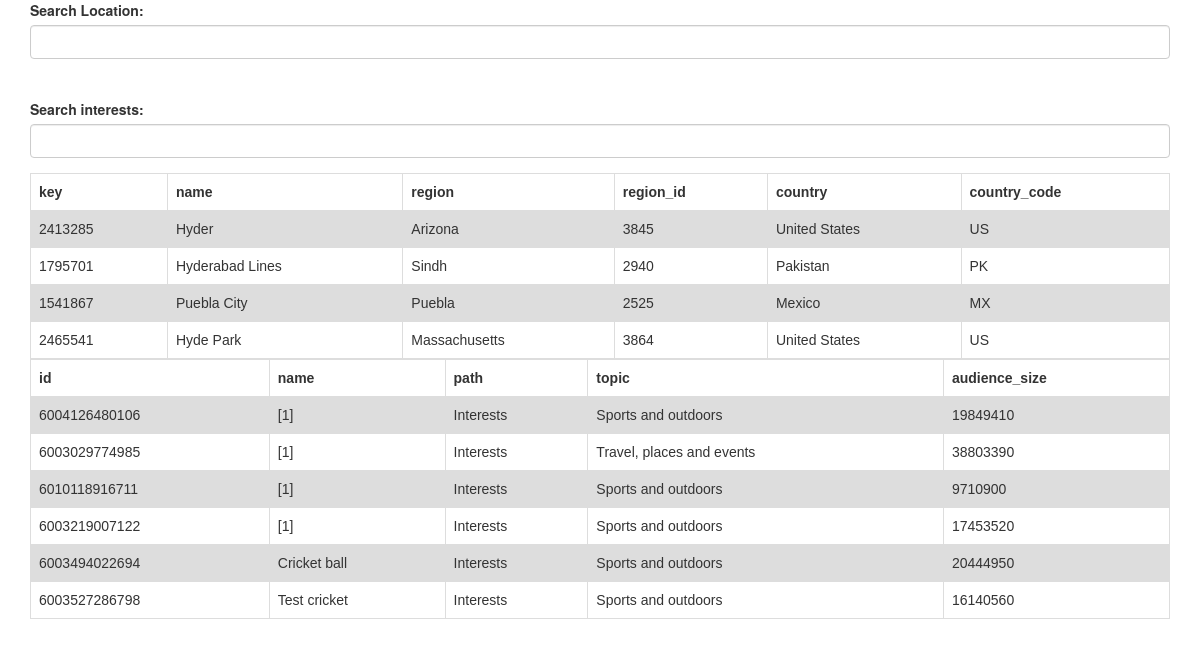
The page / on the database its author committed.
### Targeting/models.py (models this page shows)
class LocationModel(models.Model):
    dbid = models.AutoField(primary_key=True)
    key = models.CharField(max_length=50)
    name = models.CharField(blank=True, null=True, max_length=50)
    region_id = models.CharField(blank=True, null=True, max_length=50)
    region = models.CharField(blank=True, null=True, max_length=50)
    country = models.CharField(blank=True, null=True, max_length=50)
    country_code = models.CharField(blank=True, null=True, max_length=100)
    class Meta:
        db_table = TargetingConfig.name+"_location"

class InterestModel(models.Model):
    dbid = models.AutoField(primary_key=True)
    id = models.CharField(max_length=50)
    name = models.CharField(blank=True, null=True, max_length=50)
    path = models.CharField(blank=True, null=True, max_length=50)
    topic = models.CharField(blank=True, null=True, max_length=50)
    audience_size = models.CharField(blank=True, null=True, max_length=50)
    class Meta:
        db_table = TargetingConfig.name+"_interest"

### TargetingSearch/views.py (the view)
# urls.py: path(r'', index),
def index(request):
    return render(request, 'index.html',  {'locations': LocationModel.objects.all(), 'interests': InterestModel.objects.all()})

### templates/index.html (shortened to what this page needs)
<!DOCTYPE html>
<html>
<head>
    <link rel="stylesheet" href="https://maxcdn.bootstrapcdn.com/bootstrap/3.4.0/css/bootstrap.min.css">
    <link rel="stylesheet" type="text/css" href="https://ajax.googleapis.com/ajax/libs/jqueryui/1.8/themes/base/jquery-ui.css" />
</head>
<body>
    <div class="container">
        <div class= "form-group">
            <label for="hint">Search Location:</label>
            <input type="text" id="hint" class="form-control" name="hint" />
        {% block locations %}
            <table>
        <tr>
            <th>key</th>
            <th>name</th>
            <th>region</th>
            <th>region_id</th>
            <th>country</th>
            <th>country_code</th>
        </tr>
        {% for location in locations %}
            <tr>
            <td>{{location.key}}</td>
            <td>{{location.name}}</td>
            <td>{{location.region}}</td>
            <td>{{location.region_id}}</td>
            <td>{{location.country}}</td>
            <td>{{location.country_code}}</td>
            </tr>
        {% endfor %}
        {% endblock  %}
        </div>
            <br><br>
        <div class= "form-group">
            <label for="interest">Search interests:</label>
            <input type="text" id="interest" class="form-control" name="interest" />
        {% block interests %}
            <table>
        <tr>
            <th>id</th>
            <th>name</th>
            <th>path</th>
            <th>topic</th>
            <th>audience_size</th>
        </tr>
        {% for interest in interests %}
            <tr>
            <td>{{interest.id}}</td>
            <td>{{interest.name}}</td>
            <td>{{interest.path}}</td>
            <td>{{interest.topic}}</td>
            <td>{{interest.audience_size}}</td>
            </tr>
        {% endfor %}
        {% endblock  %}
        </div>
    </div>
</body>
</html>

### templates/index.html (style rules this page uses)
table { font-family: arial, sans-serif; border-collapse: collapse; width: 100%; display:table; }
td, th { border: 1px solid #dddddd; text-align: left; padding: 8px; }
tr:nth-child(even) { background-color: #dddddd; }

### rows shown on the page
LocationModel: key "2413285", name "Hyder", region "Arizona", region_id "3845", country "United States", country_code "US"
LocationModel: key "1795701", name "Hyderabad Lines", region "Sindh", region_id "2940", country "Pakistan", country_code "PK"
LocationModel: key "1541867", name "Puebla City", region "Puebla", region_id "2525", country "Mexico", country_code "MX"
LocationModel: key "2465541", name "Hyde Park", region "Massachusetts", region_id "3864", country "United States", country_code "US"
InterestModel: id "6004126480106", name "[1]", path "Interests", topic "Sports and outdoors", audience_size "19849410"
InterestModel: id "6003029774985", name "[1]", path "Interests", topic "Travel, places and events", audience_size "38803390"
InterestModel: id "6010118916711", name "[1]", path "Interests", topic "Sports and outdoors", audience_size "9710900"
InterestModel: id "6003219007122", name "[1]", path "Interests", topic "Sports and outdoors", audience_size "17453520"
InterestModel: id "6003494022694", name "Cricket ball", path "Interests", topic "Sports and outdoors", audience_size "20444950"
InterestModel: id "6003527286798", name "Test cricket", path "Interests", topic "Sports and outdoors", audience_size "16140560"
